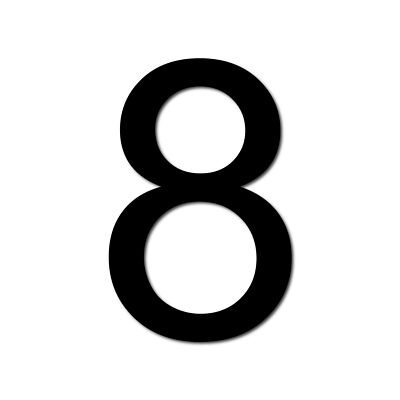
#> input picture Session 5/image.jpg, 400 x 400 px
$ jupyter execute 4.ipynb
#> lines starting #> are read from the running program, lines starting #| are printed output that depends on the picture
[cell 1]
from skimage.feature import local_binary_pattern
import cv2
import matplotlib.pyplot as plt

img = cv2.imread('image.jpg', 0)
#> img is the input picture: shape (400, 400); min 0, max 255, mean 214.7

# تطبيق LBP
lbp = local_binary_pattern(img, 8, 1, method='uniform')
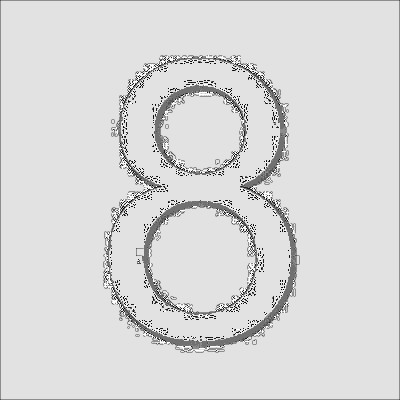
#> lbp: shape (400, 400) float64; min 0, max 9, mean 7.69; drawn with min black and max white

plt.imshow(lbp, cmap='gray')
plt.title("LBP")
plt.axis('off')
plt.show()

[cell 2]
lbp

[cell 3]
lbp.shape
#> Out = (400, 400)


$ run again, with Session 5/person.jpg copied over Session 5/image.jpg
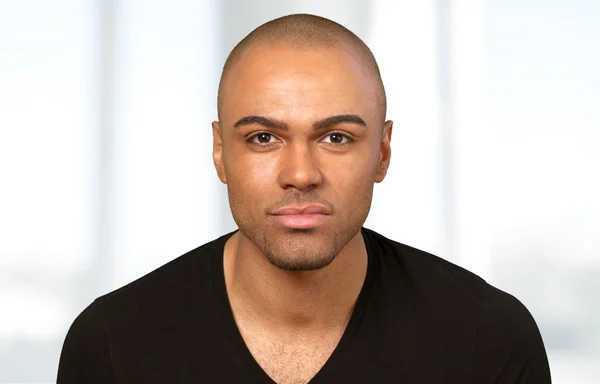
#> input picture Session 5/person.jpg, 600 x 384 px
#> `img = cv2.imread('image.jpg', 0)`:
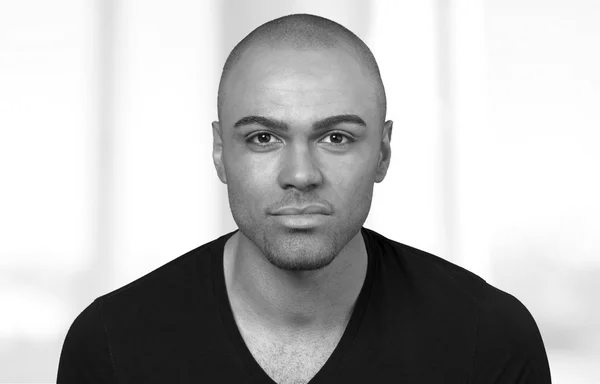
#> img: shape (384, 600); min 0, max 255, mean 184.2
#> `lbp = local_binary_pattern(img, 8, 1, method='uniform')`:
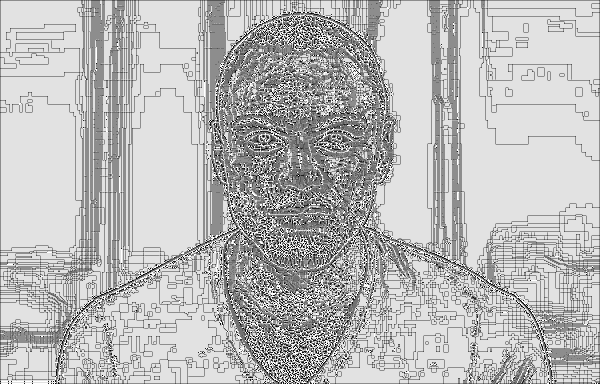
#> lbp: shape (384, 600) float64; min 0, max 9, mean 6.61; drawn with min black and max white

$ run again, with Session 5/FeatureExtraction.png saved as Session 5/image.jpg
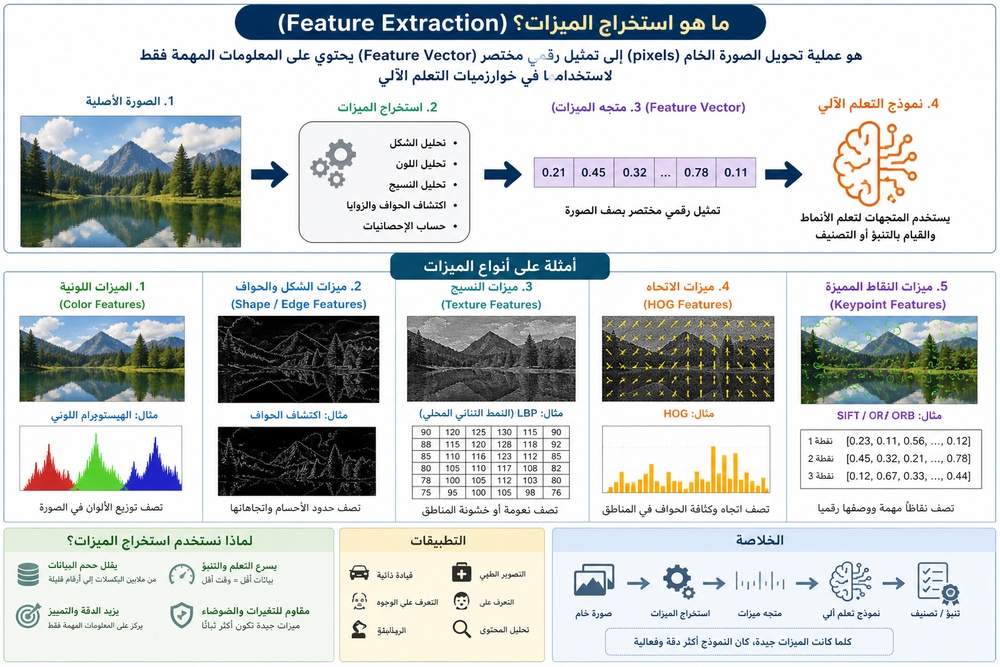
#> input picture Session 5/FeatureExtraction.png, 1000 x 667 px, shrunk from 1536 x 1024 before the run
#> `img = cv2.imread('image.jpg', 0)`:
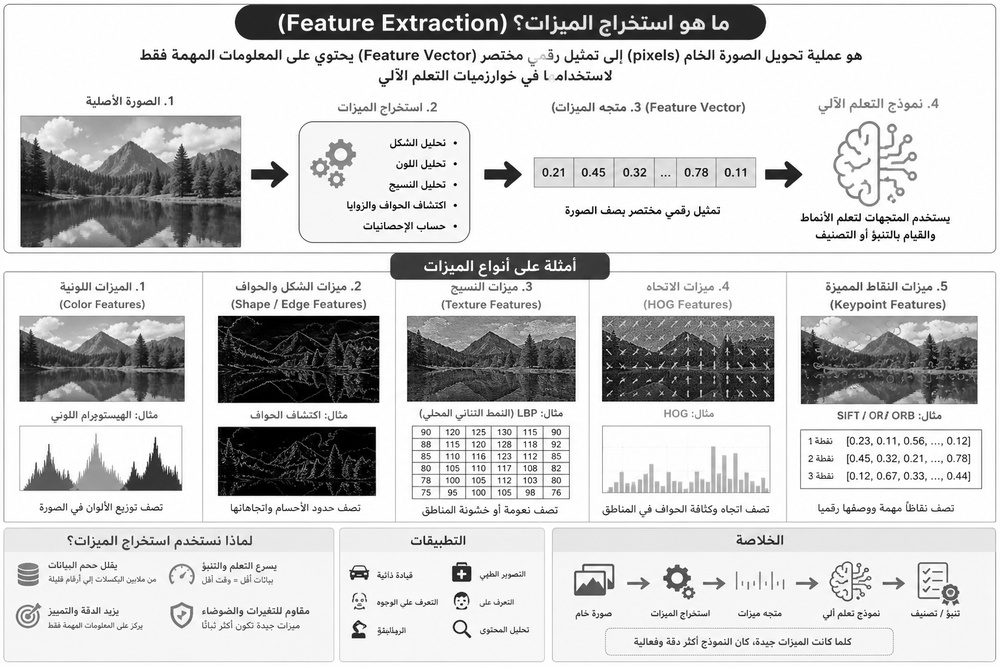
#> img: shape (667, 1000); min 0, max 255, mean 205.1
#> `lbp = local_binary_pattern(img, 8, 1, method='uniform')`:
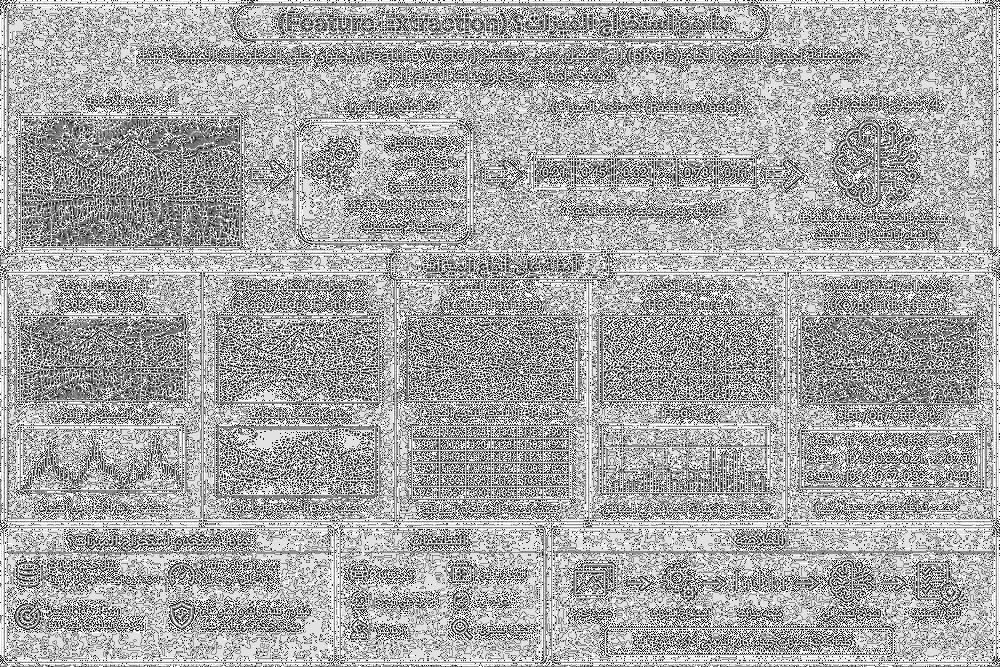
#> lbp: shape (667, 1000) float64; min 0, max 9, mean 5.92; drawn with min black and max white

$ run again, with Session 5/Harris.png saved as Session 5/image.jpg
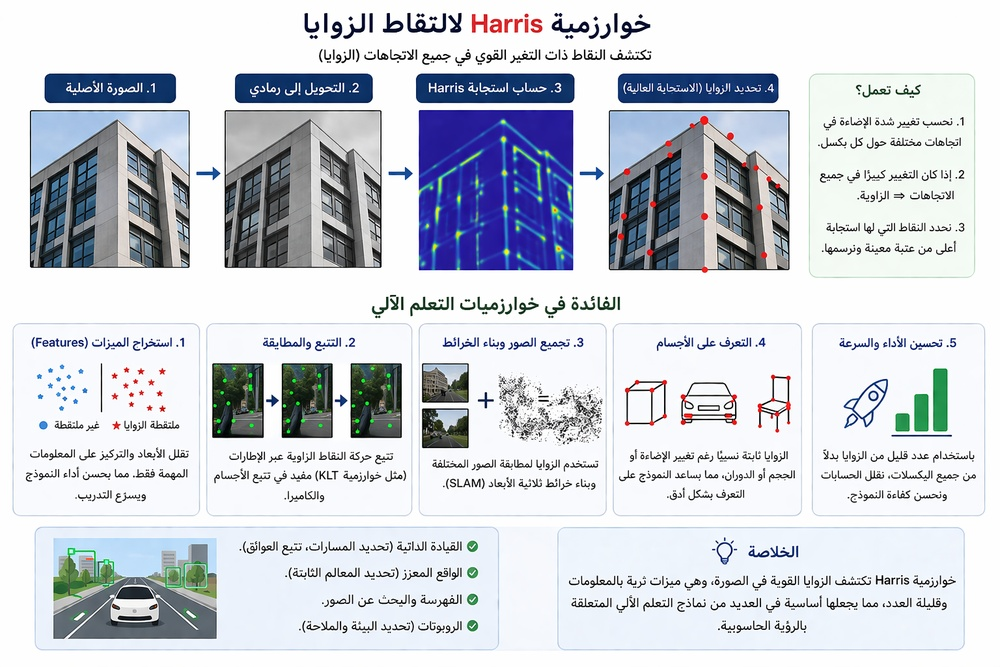
#> input picture Session 5/Harris.png, 1000 x 667 px, shrunk from 1536 x 1024 before the run
#> `img = cv2.imread('image.jpg', 0)`:
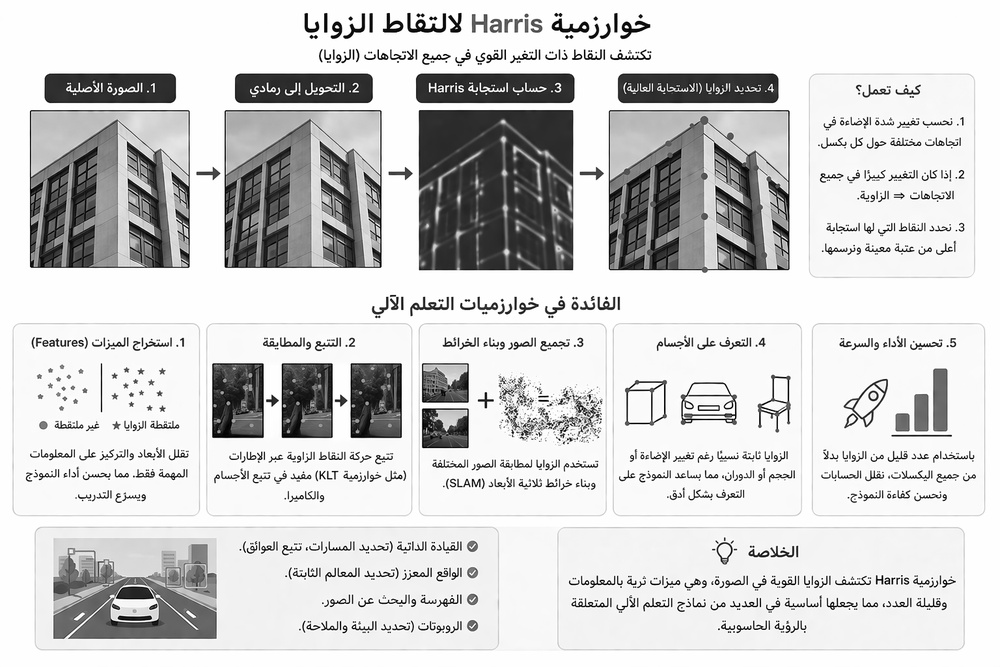
#> img: shape (667, 1000); min 0, max 255, mean 209.4
#> `lbp = local_binary_pattern(img, 8, 1, method='uniform')`:
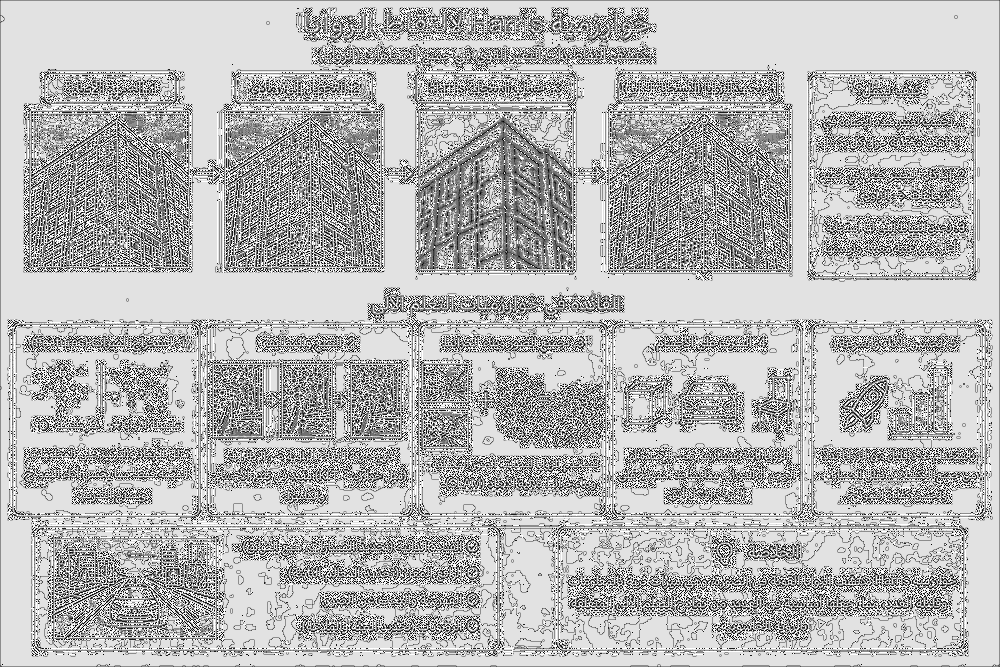
#> lbp: shape (667, 1000) float64; min 0, max 9, mean 6.48; drawn with min black and max white
